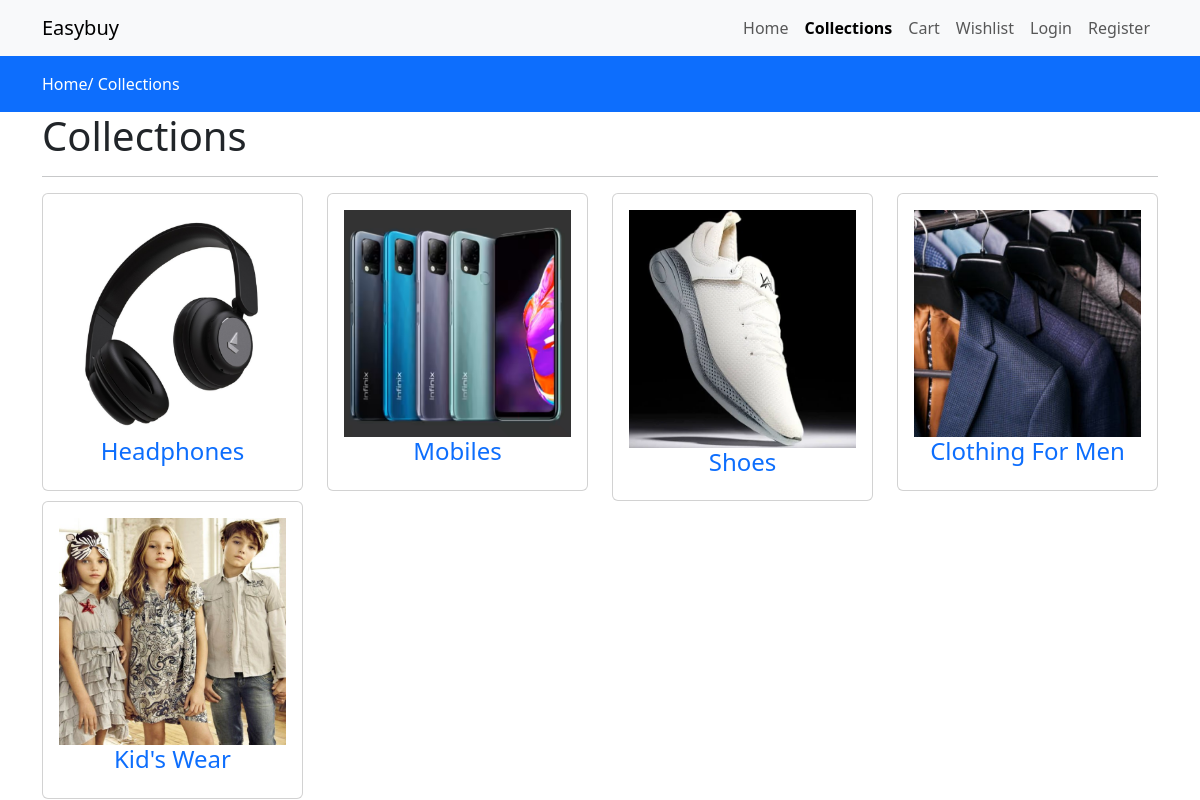
The page /collections on the database its author committed.
### store/models.py (models this page shows, shortened)
class Category(models.Model):
    slug = models.CharField(max_length=150,null=False,blank=False)
    name = models.CharField(max_length=150,null=False,blank=False)
    image = models.ImageField(upload_to=get_file_path,null=True,blank=True)
    description = models.TextField(max_length=500,null=False,blank=False)
    status = models.BooleanField(default=False,help_text="0=default 1=Hidden")
    trending = models.BooleanField(default=False,help_text="0=default 1=Trending")
    meta_title = models.CharField(max_length=150,null=False,blank=False)
    meta_keywords = models.CharField(max_length=150,null=False,blank=False)
    meta_description = models.TextField(max_length=500,null=False,blank=False)
    created_at = models.DateTimeField(auto_now_add=True)

### store/views.py (the view)
# urls.py: path('collections',views.collections,name='collections'),
def collections(request):
    category = Category.objects.filter(status = 0)
    context = {'category':category}
    return render(request,'store/collections.html',context)

### store/templates/store/collections.html
{% extends 'store/main.html' %}
{% block content %}
<div class="py-3 bg-primary">
    <div class="container">
        <a class="text-white" href="{% url 'home' %}">Home/</a>
        <a class="text-white" href="{% url 'collections' %}">Collections</a>
    </div>
</div>
<div class="container">
    <div class="row">
        <div class="col-md-12">
            <h1>Collections</h1>
            <hr>
            <div class="row">
                {% for item in category %}
                <div class="col-md-3">
                    <div class="card">
                        <a href="{% url 'collectionsview' item.slug%}">
                        <div class="card-body">
                            <div class="category-image">
                                <img src='{{item.image.url}}' alt="category image" class="w-100" />
                            </div>
                            <h4 class="text-center">{{item.name}}</h4>
                        </div>
                        </a>
                    </div>
                </div>
            {% endfor %}
            </div>
        </div>
    </div>
</div>
{% endblock content %}

### store/templates/store/main.html (style rules this page uses)
a { text-decoration:none; }

### rows shown on the page
Category: image (picture), name "Headphones"
Category: image (picture), name "Mobiles"
Category: image (picture), name "Shoes"
Category: image (picture), name "Clothing For Men"
Category: image (picture), name "Kid's Wear"
